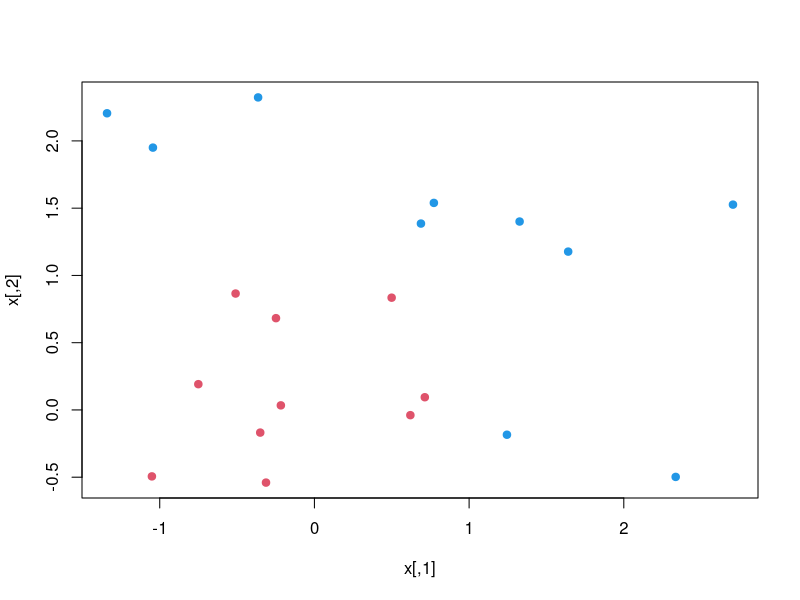
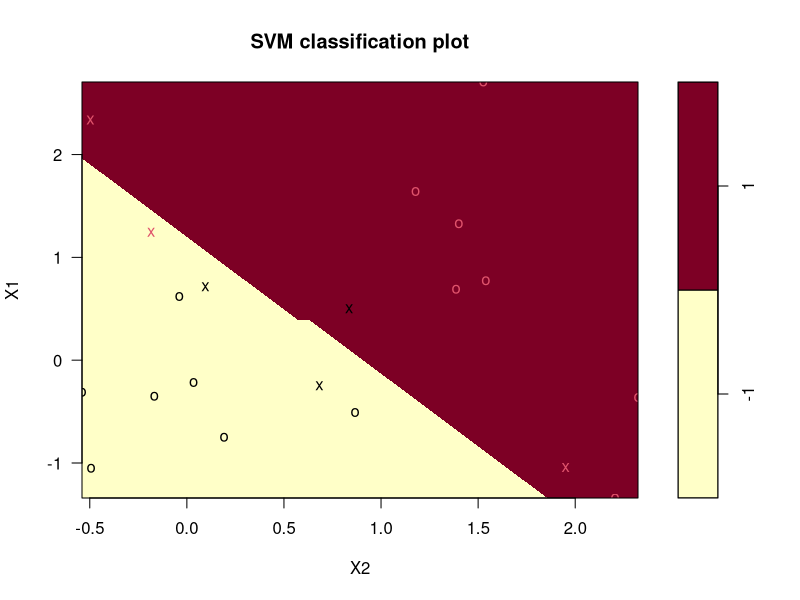
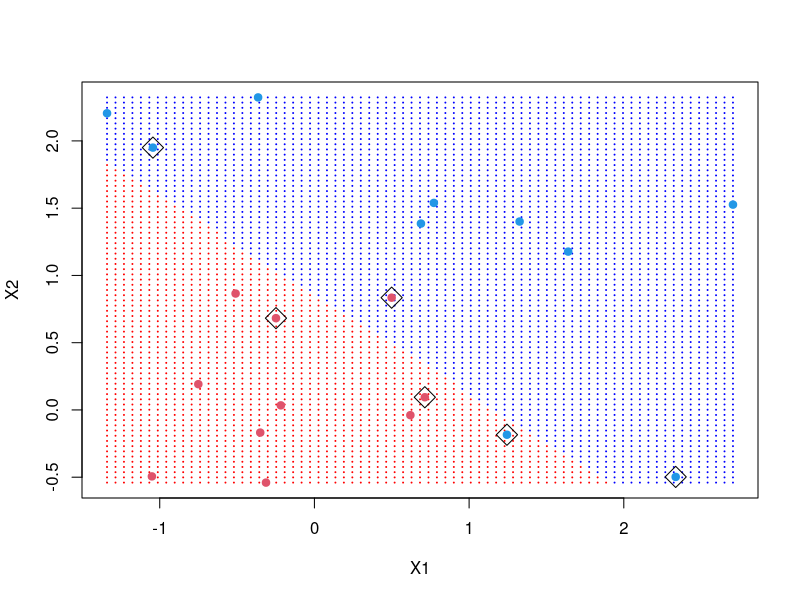
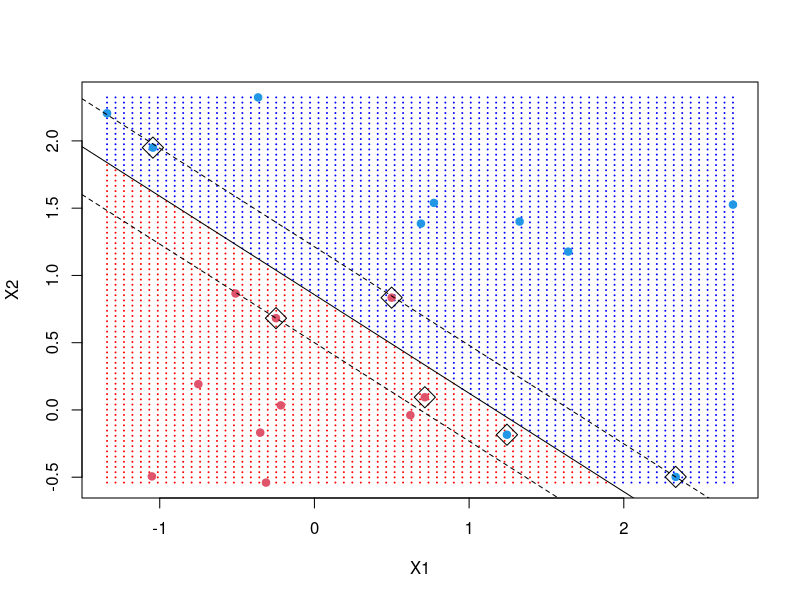

Source code (R) for these figures, in order:
set.seed(10111) #setting random seed 

#matrix X, normally distributed with 20 observations in 2 classes on 2 variables
#[1:20, 1:2]
x <- matrix(rnorm(40), 20, 2)

#variable Y, it's either -1 or 1 with 10 in each class
y <- rep(c(-1, 1), c(10, 10)) #matrix Y, size 1x20
x[y == 1,] = x[y == 1,] + 1
plot(x, col = y + 3, pch = 19)

install.packages("e1071")
library(e1071)

# DF is being unpacked into two columns (X1, X2)
dat <- data.frame(x, y = as.factor(y))#making DF, turns Y into factor varable
# kernel is "linear" and tune-in parameter cost is 10
svmfit <- svm(y ~ ., data = dat, kernel = "linear", cost = 10, scale = FALSE)

plot(svmfit, dat)

make.grid = function(x, n = 75) {
  grange = apply(x, 2, range)
  x1 = seq(from = grange[1,1], to = grange[2,1], length = n)
  x2 = seq(from = grange[1,2], to = grange[2,2], length = n)
  expand.grid(X1 = x1, X2 = x2)
}

xgrid = make.grid(x)
xgrid[1:10,]

ygrid = predict(svmfit, xgrid)
plot(xgrid, col = c("red","blue")[as.numeric(ygrid)], pch = 20, cex = .2)
points(x, col = y + 3, pch = 19)
points(x[svmfit$index,], pch = 5, cex = 2)

beta = drop(t(svmfit$coefs)%*%x[svmfit$index,])
beta0 = svmfit$rho

plot(xgrid, col = c("red", "blue")[as.numeric(ygrid)], pch = 20, cex = .2)
points(x, col = y + 3, pch = 19)
points(x[svmfit$index,], pch = 5, cex = 2)
abline(beta0 / beta[2], -beta[1] / beta[2])
abline((beta0 - 1) / beta[2], -beta[1] / beta[2], lty = 2)
abline((beta0 + 1) / beta[2], -beta[1] / beta[2], lty = 2)